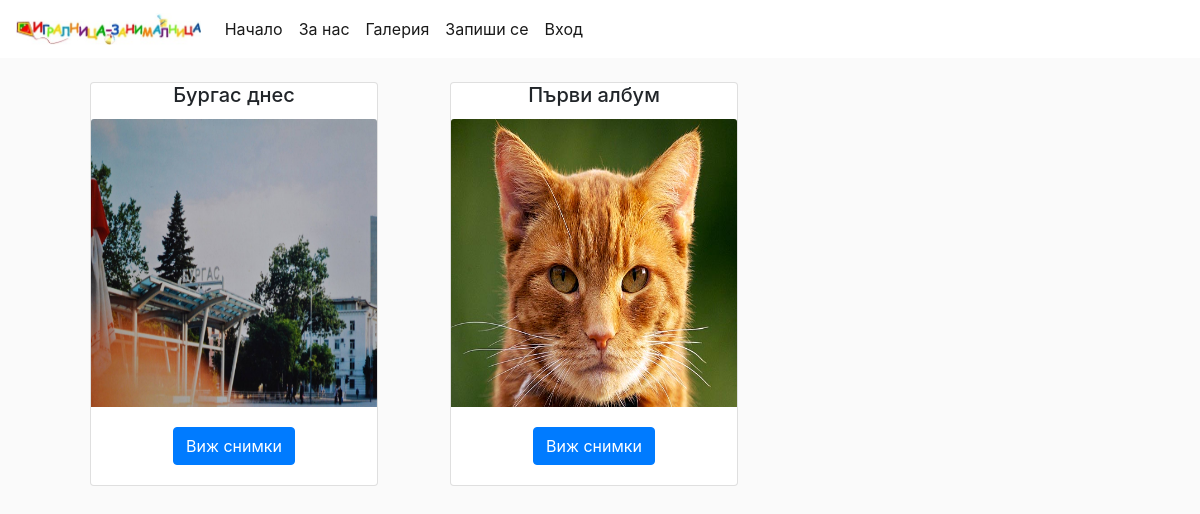
Page /pictures/ on the earlier database version.
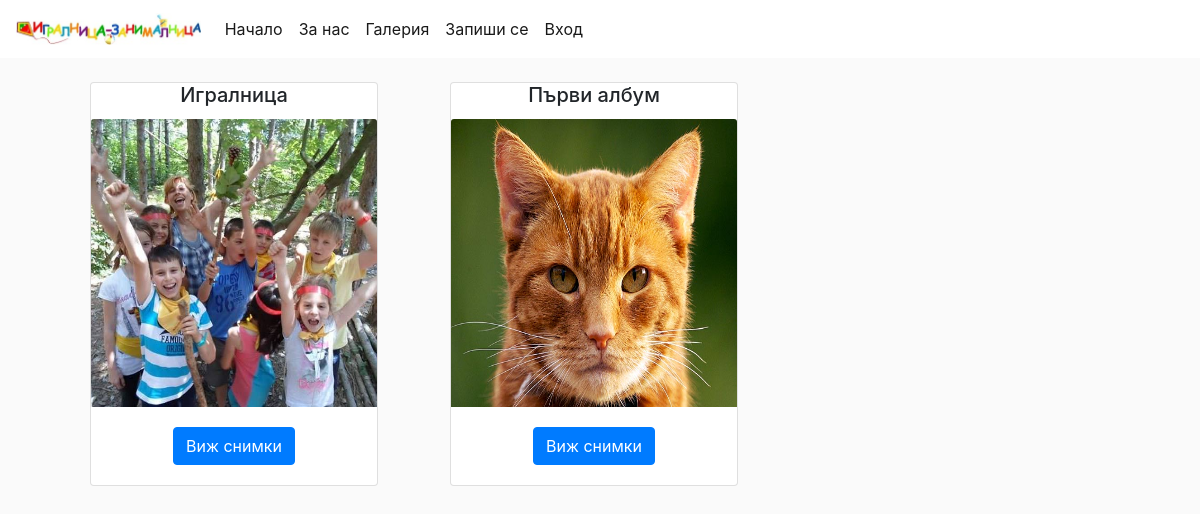
Same page on the later database version.
### pictures/models.py (models this page shows, shortened)
class Album(models.Model):
    title = models.CharField(verbose_name='заглавие', max_length=100)
    pub_date = models.DateField(verbose_name='дата на създаване', auto_now_add=True)
    is_visible = models.BooleanField(verbose_name='публичен', default=True)
    class Meta:
        verbose_name = 'албум'
        verbose_name_plural = 'албуми'
    def cover(self):
        try:
            picture = Picture.objects.all().filter(album=self)[0].pic_source()
            return picture
        except:
            return "gallery/default.jpg"    # Do NOT delete default picture.

class Picture(models.Model):
    album = models.ForeignKey(Album, verbose_name='албум', on_delete=models.CASCADE, related_name='pictures')
    picture = models.ImageField(verbose_name='снимка', upload_to='common/static/gallery/', blank=True, null=True)
    pub_date = models.DateField('дата на качване', auto_now_add=True)
    class Meta:
        verbose_name = 'снимка'
        verbose_name_plural = 'снимки'
    def pic_source(self):
        image_name = str(self.picture).split('/')[3]
        return f"gallery/{image_name}"

### pictures/views.py (the view)
# urls.py: urlpatterns = [path('', views.AlbumList.as_view(), name='gallery'),
class AlbumList(ListView):
    model = Album
    template_name = 'gallery.html'
    context_object_name = 'albums'
    def get_queryset(self):
        if self.request.user.is_superuser:
            return Album.objects.all().order_by('-pub_date', '-pk')
        return Album.objects.all().order_by('-pub_date', '-pk').filter(is_visible=True)

### pictures/templates/gallery.html (shortened to what this page needs)
{% extends 'index.html' %}
{% block body %}
<div class="container" style="margin-bottom: 3%">
<div class="container">
    <div class="row">
        {% load static %}
        {% for album in albums %}
        <div class="col-lg-4">
            <div class="container" style="margin-bottom: 5%">
                <div class="card" style="width: 18rem;">
                     <h5 class="card-title"><center>{{ album.title }}</center></h5>
                    <img src="{% static album.cover %}" class="card-img-top" style="height: 18rem;">
                        <div class="card-body" style="border: 5%">
                            <center>
                                <a href="{% url 'album' album.pk %}" class="btn btn-primary">Виж снимки</a>
                            </center>
                        </div>
                    </div>
                </div>
            </div>
        {% endfor %}
    </div>
</div>
{% endblock %}

### common/templates/index.html (shortened to what this page needs)
<!DOCTYPE html>
<html lang="bg">
<head>
    <link rel="stylesheet" href="https://stackpath.bootstrapcdn.com/bootstrap/4.3.1/css/bootstrap.min.css">
    {% load static %}
    <link rel="stylesheet" type="text/css" href="{% static 'index.css' %}">
</head>
<body>
    {% include 'navbar.html' %}
        <div class="container" style="margin-top: 2%">
        {% block body %}
        {% endblock %}
        </div>
</body>
</html>

### common/templates/navbar.html (shortened to what this page needs)
{% load static %}
<nav class="navbar navbar-expand-lg navbar-light" style="background-color: white;" >
  <img class="navbar-brand" src="{% static 'logo.jpg' %}" height="42" alt="Logo">
  <div class="collapse navbar-collapse" id="navbarNavDropdown">
    <ul class="navbar-nav">
      <li class="nav-item active">
      <a class="nav-link" href="{% url 'index' %}">Начало</a>
      </li>
      <li class="nav-item active">
        <a class="nav-link" href="{% url 'about' %}">За нас</a>
      </li>
      <li class="nav-item active">
        <a class="nav-link" href="{% url 'gallery' %}">Галерия</a>
      </li>
      <li class="nav-item active">
        <a class="nav-link" href="{% url 'application' %}">Запиши се</a>
      </li>
       {% if not user.is_authenticated %}
      <li class="nav-item active">
        <a class="nav-link" href="{% url 'login' %}">Вход</a>
      </li>
       {% else %}
        <li class="nav-item active dropdown">
        <a class="nav-link dropdown-toggle" href="#" id="navbarDropdownMenuLink" role="button" data-toggle="dropdown" aria-haspopup="true" aria-expanded="false">
          Профил
        </a>
           {% endif %}
    </ul>
  </div>
</nav>

### common/static/index.css (style rules this page uses)
body { background: #fafafa; }

Differences in the rows shown:
removed Album: title "Бургас днес", id.picture (picture)
added Album: title "Игралница", id.picture (picture)
